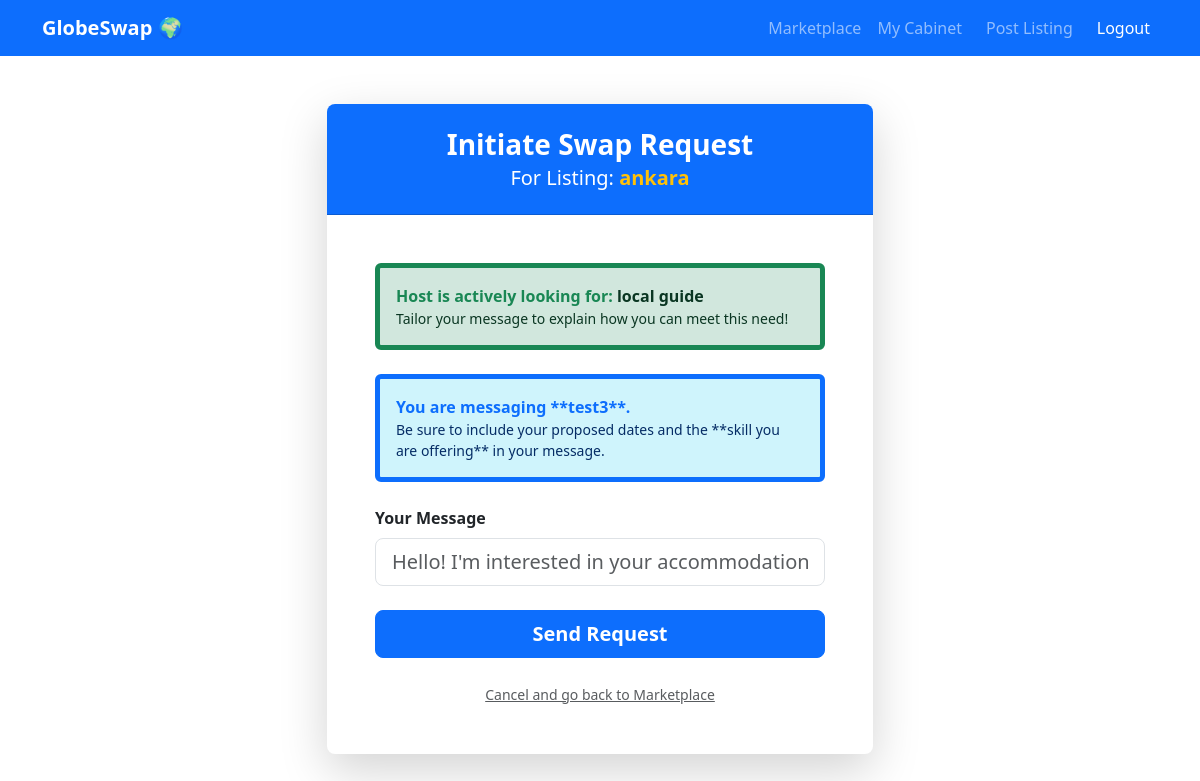
/interact/1 (signed in), run on the app's committed database.
### app.py (models this page shows, shortened)
class Trip(db.Model):
    __tablename__ = "trip"
    id = db.Column(db.Integer, primary_key=True)
    destination = db.Column(db.String(120), nullable=False)
    start_date = db.Column(db.Date, nullable=False)
    end_date = db.Column(db.Date, nullable=False)
    description = db.Column(db.Text, nullable=True)
    created_at = db.Column(db.DateTime, default=datetime.utcnow)
    is_accommodation_offer = db.Column(db.Boolean, default=False, nullable=False)
    user_id = db.Column(db.Integer, db.ForeignKey("user.id"), nullable=False)
    interactions = db.relationship("Interaction", backref="trip", lazy='dynamic', cascade="all, delete-orphan")
    skillswap = db.relationship("SkillSwap", backref="trip", uselist=False, cascade="all, delete-orphan")

class SkillSwap(db.Model):
    __tablename__ = "skillswap"
    id = db.Column(db.Integer, primary_key=True)
    skill_offered = db.Column(db.String(120), nullable=False)
    skill_wanted = db.Column(db.String(120), nullable=False)
    created_at = db.Column(db.DateTime, default=datetime.utcnow)
    user_id = db.Column(db.Integer, db.ForeignKey("user.id"), nullable=False)
    trip_id = db.Column(db.Integer, db.ForeignKey("trip.id"), unique=True, nullable=False)

class User(db.Model, UserMixin):
    __tablename__ = "user"
    id = db.Column(db.Integer, primary_key=True)
    username = db.Column(db.String(80), unique=True, nullable=False)
    email = db.Column(db.String(120), unique=True, nullable=False)
    password_hash = db.Column(db.String(128))
    created_at = db.Column(db.DateTime, default=datetime.utcnow)
    trips = db.relationship("Trip", backref="user", cascade="all, delete-orphan")
    skillswaps = db.relationship("SkillSwap", backref="user", cascade="all, delete-orphan")
    sent_interactions = db.relationship("Interaction", foreign_keys='Interaction.sender_id', backref="sender", lazy='dynamic', cascade="all, delete-orphan")
    received_interactions = db.relationship("Interaction", foreign_keys='Interaction.recipient_id', backref="recipient", lazy='dynamic', cascade="all, delete-orphan")

### app.py (the view, shortened to what this page needs)
@app.route("/interact/<int:trip_id>", methods=["GET", "POST"])
@login_required
def interact_with_listing(trip_id):
    trip = db.session.get(Trip, trip_id)
    if not trip:
        return render_template('404.html'), 404
    if trip.user_id == current_user.id:
        flash("You cannot send a request for your own listing!", "warning")
        return redirect(url_for('trips'))
    form = InteractionForm()
    return render_template("interact.html", trip=trip, form=form)

### app.py
class InteractionForm(FlaskForm):
    message = StringField('Your Message', validators=[DataRequired()])
    submit = SubmitField('Send Request')

### app.py (called while the page is built)
@login_manager.user_loader
def load_user(user_id):
    return db.session.get(User, int(user_id))

### templates/interact.html (shortened to what this page needs)
{% extends "base.html" %}
{% block content %}
<div class="row justify-content-center mt-5">
    <div class="col-lg-8 col-xl-6">
        <div class="card shadow-lg border-0 rounded-3">
            <div class="card-header bg-primary text-white text-center py-4 rounded-top-3">
                <h1 class="h3 fw-bold mb-1">Initiate Swap Request</h1>
                <h2 class="h5 mb-0">For Listing: <span class="fw-semibold text-warning">{{ trip.destination }}</span></h2>
            </div>
            <div class="card-body p-4 p-md-5">
                {% set swap = trip.skillswap %}
                {% if swap %}
                <div class="alert alert-success border-start border-5 border-success py-3 mb-4" role="alert">
                    <p class="mb-0 fw-bold text-success">
                        Host is actively looking for: <strong class="text-success-emphasis">{{ swap.skill_wanted }}</strong>
                    </p>
                    <p class="mb-0 small text-success-emphasis">
                        Tailor your message to explain how you can meet this need!
                    </p>
                </div>
                {% endif %}
                <div class="alert alert-info border-start border-5 border-primary py-3 mb-4" role="alert">
                    <p class="mb-0 fw-semibold text-primary">
                        You are messaging **{{ trip.user.username }}**.
                    </p>
                    <p class="mb-0 small text-primary-emphasis">
                        Be sure to include your proposed dates and the **skill you are offering** in your message.
                    </p>
                </div>
                <form method="POST">
                    <div class="mb-4">
                        {{ form.message.label(class="form-label fw-semibold") }}
                        {{ form.message(
                            rows="6",
                            placeholder="Hello! I'm interested in your accommodation offer for {{ trip.destination }}. I can offer web design for 10 hours per week during my proposed stay. My preferred dates are {{ trip.start_date.strftime('%Y-%m-%d') }} to {{ trip.end_date.strftime('%Y-%m-%d') }}. Let's chat!",
                            class="form-control form-control-lg rounded-3"
                        ) }}
                    </div>
                    {{ form.submit(class="btn btn-primary btn-lg w-100 fw-bold") }}
                    <div class="mt-4 text-center">
                        <a href="{{ url_for('trips') }}" class="text-muted small hover-link">Cancel and go back to Marketplace</a>
                    </div>
                </form>
            </div>
        </div>
    </div>
</div>
{% endblock %}

### data on the page
Trip: destination "ankara"
SkillSwap: skill_wanted "local guide"
User: user.username "test3"
